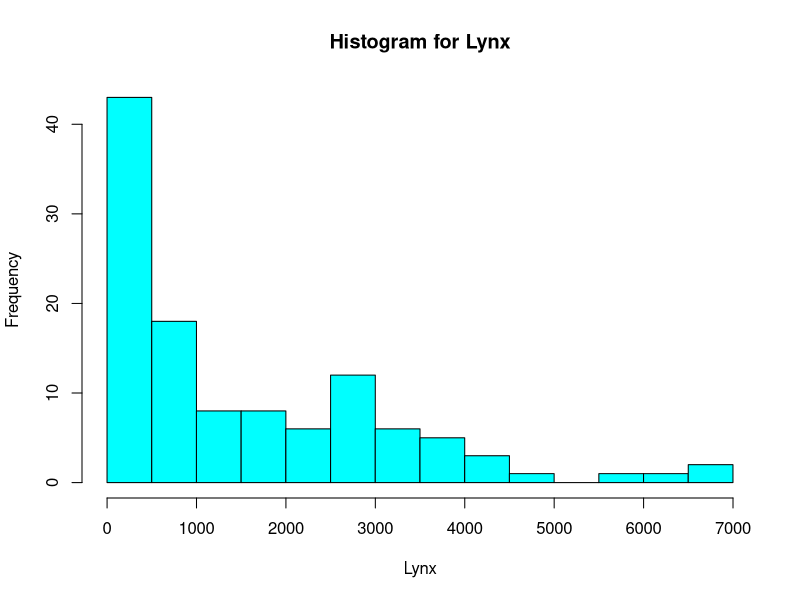
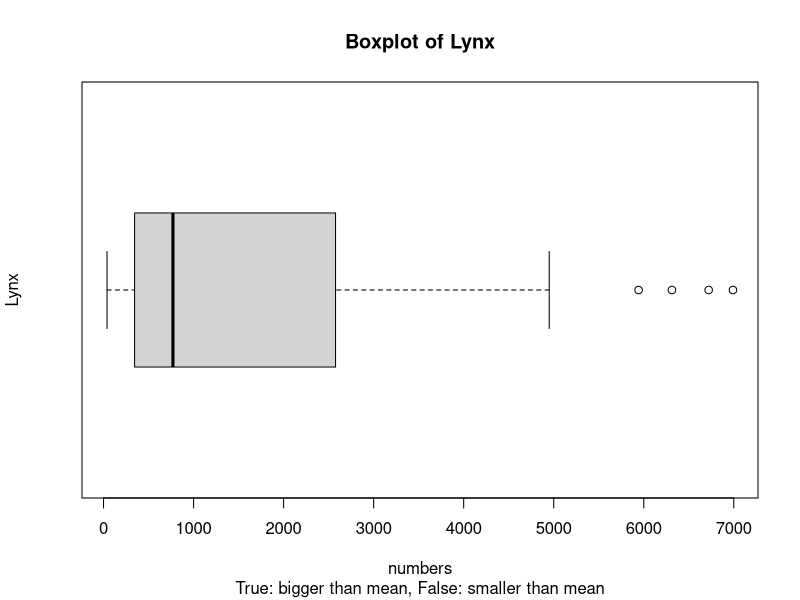
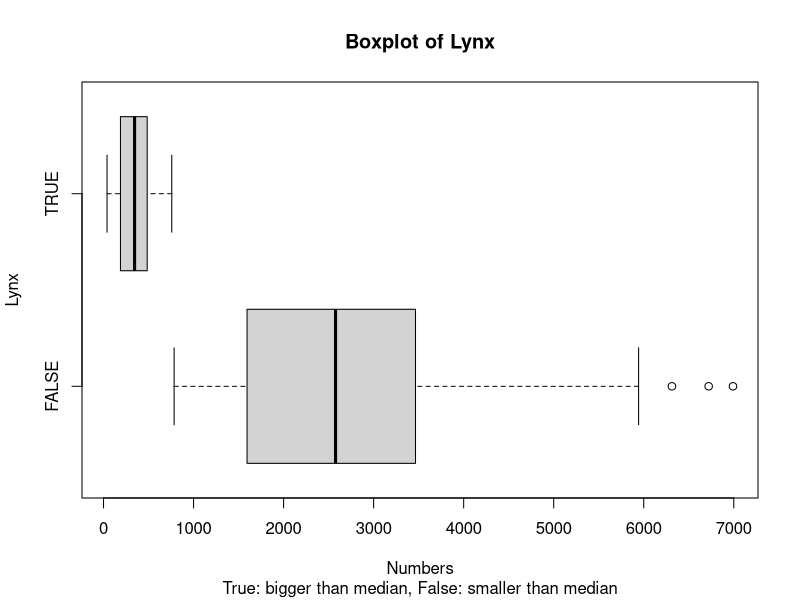

The R script that drew these images, in order:
## ---- chunk 1
knitr::opts_chunk$set(echo = TRUE)
## ---- chunk 2
library(datasets)
X = as.numeric(lynx)
#?lynx
## ---- chunk 3
  Y1 = X[X < mean(X)]
  Y2 = X[X > mean(X)]
## ---- chunk 4
library(MASS)
truehist(X, nbins = 10, xlab = "Lynx", ylab = "Frequency", prob = FALSE)
title("Histogram for Lynx")
## ---- chunk 5
boxplot(X, horizontal = TRUE, xlab = "numbers", ylab = "Lynx")
title("Boxplot of Lynx", sub = "True: bigger than mean, False: smaller than mean")

## ---- chunk 6
boxplot(X ~ X < median(X), horizontal = TRUE, xlab = "Numbers", ylab = "Lynx")
title("Boxplot of Lynx", sub = "True: bigger than median, False: smaller than median")

